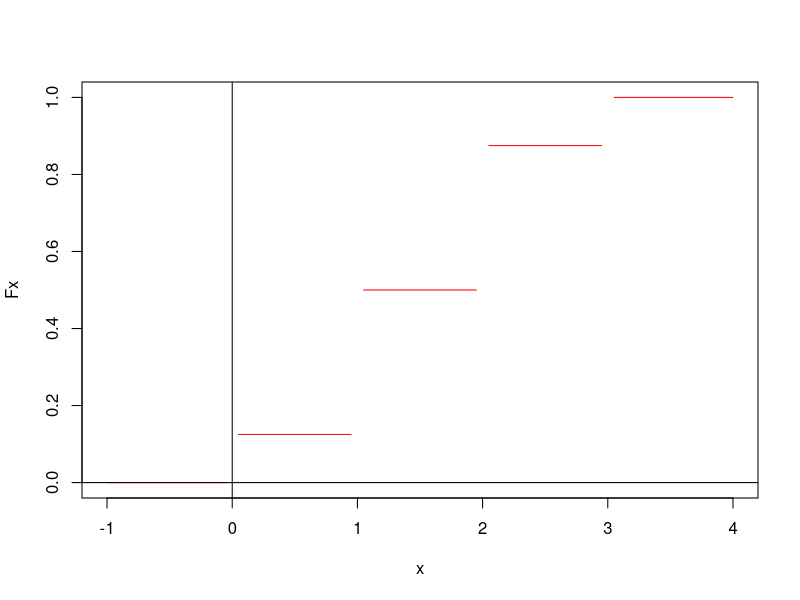

This figure's R source:
## ---- chunk 1
Fx <- function(x){    
  ifelse(( x < 0),0,
  ifelse((0<x & x<1),1/8,
  ifelse((1<x & x<2),0.5,
  ifelse((2<x & x<3),7/8,
  ifelse((3<x),1, NA)))))}
plot(Fx,xlim=c(-1,4), ylim = c(0, 1), col = "red")  
abline(v = 0, h = 0)
